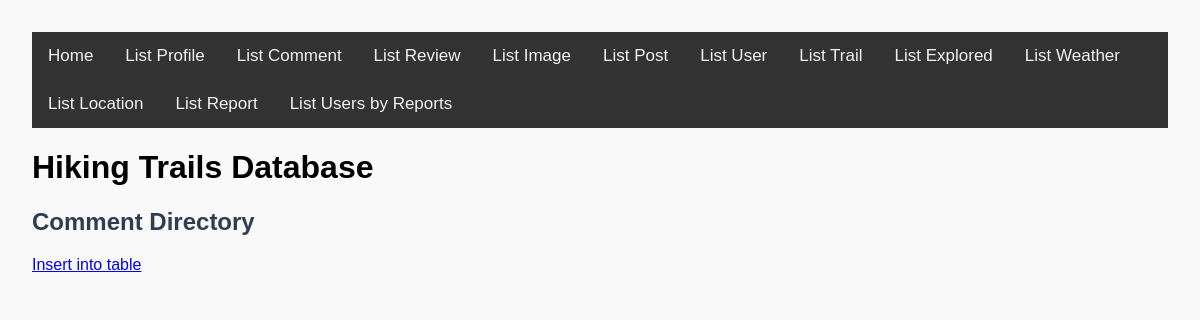
/list_comment.php, run on an earlier commit of the app's database.
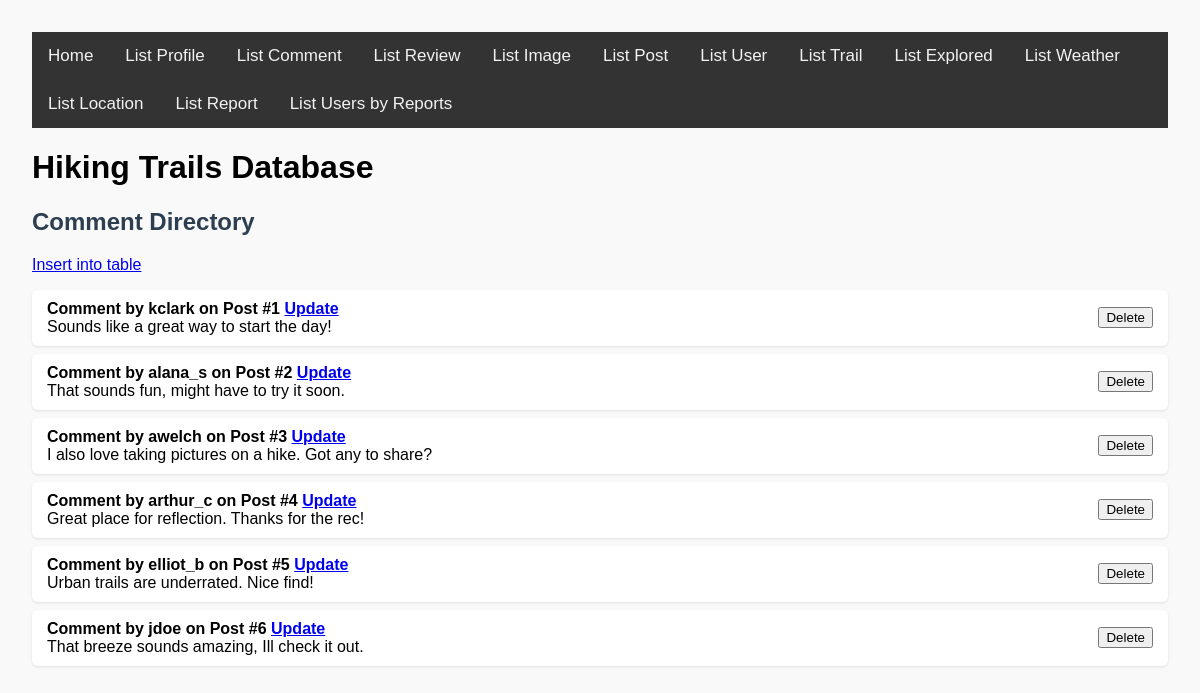
And on a later commit of the database.
### tables this page shows
CREATE TABLE `comment` (
  `CommentID` int(11) NOT NULL AUTO_INCREMENT PRIMARY KEY,
  `PostID` int(11) NOT NULL,
  `Username` varchar(64) NOT NULL,
  `Description` varchar(255) NOT NULL,
  FOREIGN KEY (`PostID`) REFERENCES `post`(`PostID`) ON DELETE CASCADE,
  FOREIGN KEY (`Username`) REFERENCES `profile`(`Username`) ON DELETE CASCADE
);

### list_comment.php (the view, shortened to what this page needs)
<?php
require_once 'render.php';
?>
<!DOCTYPE html>
<html lang="en">
<head>
    <link rel="stylesheet" href="base.css">
</head>
<body>
<?php require_once 'header.inc.php'; ?>
<div>
    <h2>Comment Directory</h2>
    <a href="./insert.php?table=comment">Insert into table</a>
    <?php
    $conn = new mysqli($servername, $username, $password, $database, $port, $socket);
    $sql = "SELECT CommentID, PostID, Username, Description FROM comment";
    $stmt = $conn->prepare($sql);
    $stmt->execute();
    $comment_id = $post_id = $username = $description = null;
    render_rows(
        $stmt,
        function ($comment_id, $post_id, $username, $description) {
            $editLink = "<a href='update_comment.php?id=" . urlencode($comment_id) . "'>Update</a>";
            $title = "Comment by $username on Post #$post_id $editLink";
            return get_row_title($title) . "<br>" . get_row_sub($description);
        },
        "CommentID",
        "comment",
        false,
        $comment_id, $post_id, $username, $description
    );
    ?>
</div>
</body>
</html>

### header.inc.php (shortened to what this page needs)
<div class="topnav">
    <a href="index.php">Home</a>
    <a href="list_profile.php">List Profile</a>
    <a href="list_comment.php">List Comment</a>
    <a href="list_review.php">List Review</a>
    <a href="list_image.php">List Image</a>
    <a href="list_post.php">List Post</a>
    <a href="list_user.php">List User</a>
    <a href="list_trail.php">List Trail</a>
    <a href="list_explored.php">List Explored</a>
    <a href="list_weather.php">List Weather</a>
    <a href="list_location.php">List Location</a>
    <a href="list_report.php">List Report</a>
    <a href="account_reports.php">List Users by Reports</a>
</div></div>
<h1>Hiking Trails Database</h1>

### render.php (shortened to what this page needs)
<?php
function render_rows(
    mysqli_stmt $stmt,
    callable $get_row_func,
    string $primary_key_column,
    string $table_name,
    bool $is_composite = false,
    &$bound_var,
    &...$bound_vars
): void {
    $stmt->execute();
    $stmt->bind_result($bound_var, ...$bound_vars);
    $rows = [];
    while ($stmt->fetch()) {
        $row = [$bound_var];
        foreach ($bound_vars as $var) {
            $row[] = $var;
        }
        $rows[] = $row;
    }
    echo "<ul class='row-list'>";
    foreach ($rows as $row_data) {
        $clean_var = htmlspecialchars($row_data[0]);
        $form_fields = "";
        $row_id = $clean_var;
        echo "<li style='display: flex; justify-content: space-between; align-items: center; flex-direction: row;'>
            <div>" . $get_row_func(...$row_data) . "</div>";
        if (!empty($primary_key_column)) {
            echo "<form method='POST' style='margin-left: 1em;' onsubmit=\"return confirm('Delete this row?');\">
                <input type='hidden' name='row_id' value='" . $row_id . "'>
                <input type='hidden' name='table' value='" . $table_name . "'>
                $form_fields
                <button type='submit' class='delete-btn'>Delete</button>
            </form>";
        }
        echo "</li>";
    }
    echo "</ul>";
}
function get_row_title(string $column_data): string {
    return "<strong>" . $column_data . "</strong>";
}
function get_row_sub(string $column_data): string {
    return  $column_data;
}
?>

### base.css (style rules this page uses)
.topnav { background-color: #333; overflow: hidden; }
.topnav a { float: left; color: #f2f2f2; text-align: center; padding: 14px 16px; text-decoration: none; font-size: 17px; }
body { font-family: Arial, sans-serif; margin: 2em; background-color: #f9f9f9; }
h2 { color: #2c3e50; }
ul.row-list { list-style: none; padding: 0; }
ul.row-list li, .insert-input-div { background: #ffffff; padding: 10px 15px; margin: 8px 0; border-radius: 6px; box-shadow: 0 1px 3px rgba(0, 0, 0, 0.1); }

What changed in the data, as far as the page shows it:
added comment: column_data "Comment by kclark on Post #1", description "Sounds like a great way to start the day!"
added comment: column_data "Comment by alana_s on Post #2", description "That sounds fun, might have to try it soon."
added comment: column_data "Comment by awelch on Post #3", description "I also love taking pictures on a hike. Got any to share?"
added comment: column_data "Comment by arthur_c on Post #4", description "Great place for reflection. Thanks for the rec!"
added comment: column_data "Comment by elliot_b on Post #5", description "Urban trails are underrated. Nice find!"
added comment: column_data "Comment by jdoe on Post #6", description "That breeze sounds amazing, Ill check it out."
